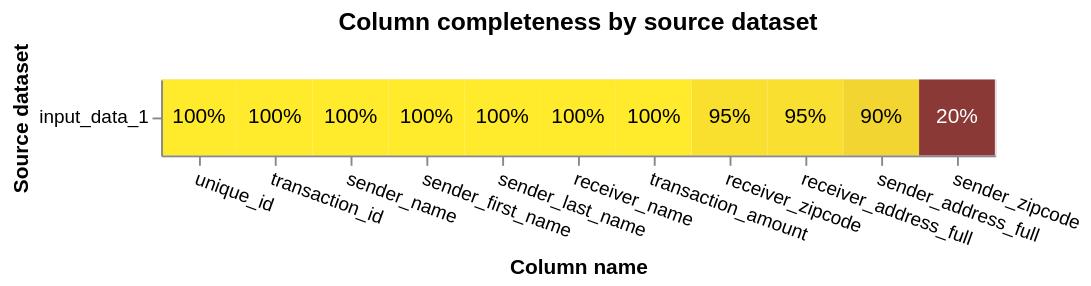

Notebook cell for this chart:
### Code cell
#See how much missing data there is
from splink.exploratory import completeness_chart
from splink import DuckDBAPI
db_api = DuckDBAPI()
completeness_chart(df, db_api=db_api)

### Figure 1 — Vega-Lite specification as saved in the notebook (floating-point values rounded to 4 significant figures)
{"config": {"view": {"continuousWidth": 400, "continuousHeight": 300}}, "layer": [{"mark": "rect", "encoding": {"color": {"field": "completeness", "legend": null, "scale": {"scheme": "darkred", "zero": true}, "type": "quantitative"}, "tooltip": [{"field": "source_dataset", "title": "Source dataset", "type": "nominal"}, {"field": "total_rows_inc_nulls", "format": ",", "title": "# of records", "type": "quantitative"}, {"field": "column_name", "title": "Column name", "type": "nominal"}, {"field": "total_null_rows", "format": ",", "title": "# of nulls", "type": "quantitative"}, {"field": "completeness", "format": ".1%", "type": "quantitative"}], "x": {"axis": {"labelAngle": 20}, "field": "column_name", "sort": {"field": "mean_comp", "order": "descending"}, "title": "Column name", "type": "nominal"}, "y": {"field": "source_dataset", "title": "Source dataset", "type": "nominal"}}, "title": "Column completeness by source dataset", "transform": [{"joinaggregate": [{"op": "mean", "field": "completeness", "as": "mean_comp"}], "groupby": ["column_name"]}]}, {"mark": {"type": "text"}, "encoding": {"color": {"condition": {"test": "datum['completeness'] < 0.5", "value": "white"}, "value": "black"}, "text": {"field": "completeness", "format": ".0%", "type": "quantitative"}, "x": {"axis": {"labelAngle": 0}, "field": "column_name", "sort": {"field": "mean_comp", "order": "descending"}, "type": "nominal"}, "y": {"field": "source_dataset", "type": "nominal"}}, "transform": [{"joinaggregate": [{"op": "mean", "field": "completeness", "as": "mean_comp"}], "groupby": ["column_name"]}]}], "data": {"name": "data-b3c4e547733605b833565d4b005fd996"}, "height": {"step": 40}, "width": {"step": 40}, "$schema": "https://vega.github.io/schema/vega-lite/v5.9.3.json", "datasets": {"data-b3c4e547733605b833565d4b005fd996": [{"source_dataset": "input_data_1", "column_name": "unique_id", "total_null_rows": 0, "total_rows_inc_nulls": 1000, "completeness": 1.0}, {"source_dataset": "input_data_1", "column_name": "transaction_id", "total_null_rows": 0, "total_rows_inc_nulls": 1000, "completeness": 1.0}, {"source_dataset": "input_data_1", "column_name": "sender_name", "total_null_rows": 0, "total_rows_inc_nulls": 1000, "completeness": 1.0}, {"source_dataset": "input_data_1", "column_name": "sender_first_name", "total_null_rows": 0, "total_rows_inc_nulls": 1000, "completeness": 1.0}, {"source_dataset": "input_data_1", "column_name": "sender_last_name", "total_null_rows": 0, "total_rows_inc_nulls": 1000, "completeness": 1.0}, {"source_dataset": "input_data_1", "column_name": "receiver_name", "total_null_rows": 0, "total_rows_inc_nulls": 1000, "completeness": 1.0}, {"source_dataset": "input_data_1", "column_name": "sender_address_full", "total_null_rows": 96, "total_rows_inc_nulls": 1000, "completeness": 0.904}, {"source_dataset": "input_data_1", "column_name": "sender_zipcode", "total_null_rows": 804, "total_rows_inc_nulls": 1000, "completeness": 0.196}, {"source_dataset": "input_data_1", "column_name": "receiver_address_full", "total_null_rows": 53, "total_rows_inc_nulls": 1000, "completeness": 0.947}, {"source_dataset": "input_data_1", "column_name": "receiver_zipcode", "total_null_rows": 50, "total_rows_inc_nulls": 1000, "completeness": 0.95}, {"source_dataset": "input_data_1", "column_name": "transaction_amount", "total_null_rows": 0, "total_rows_inc_nulls": 1000, "completeness": 1.0}]}}
